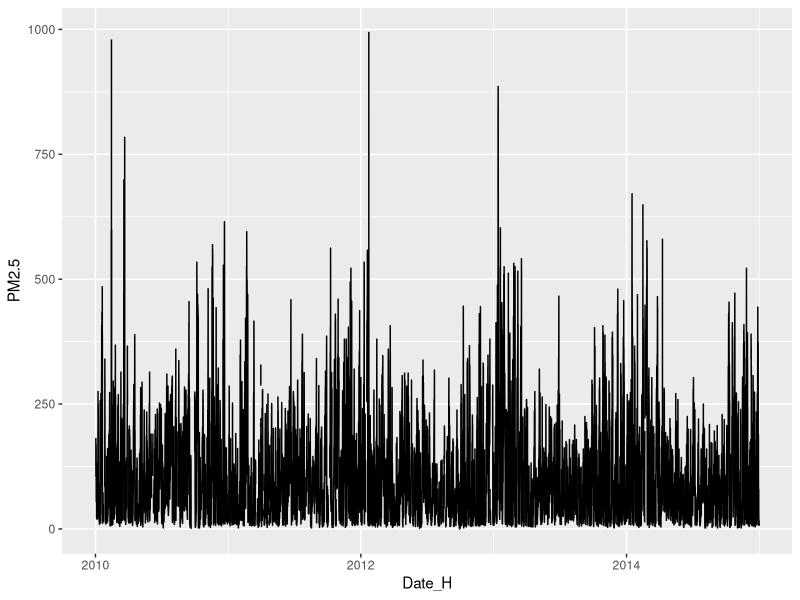
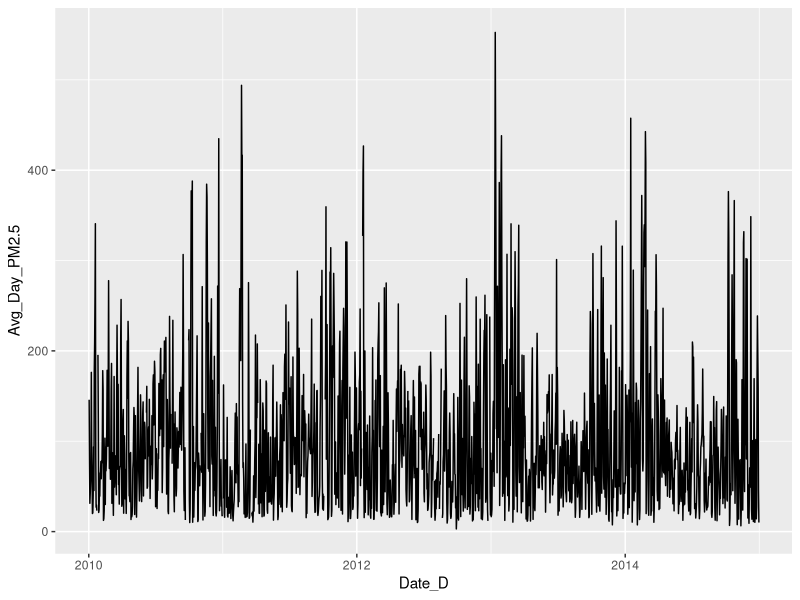
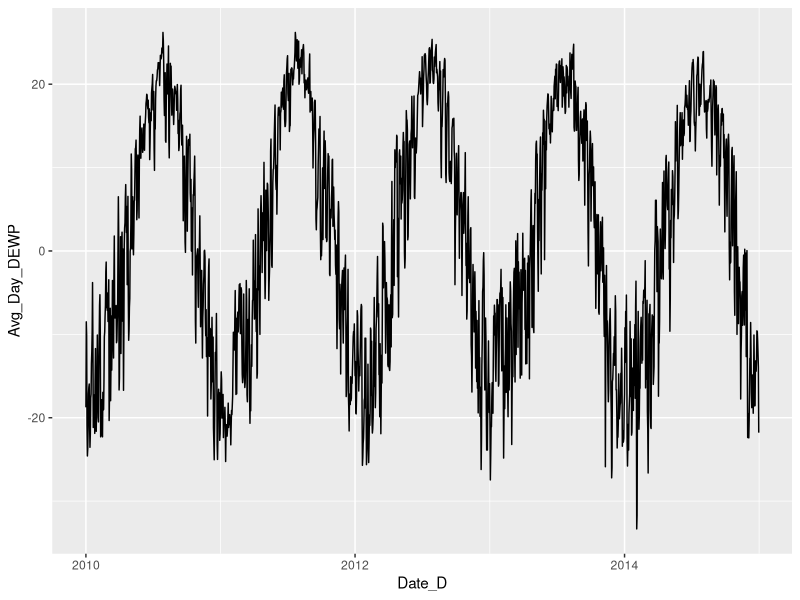
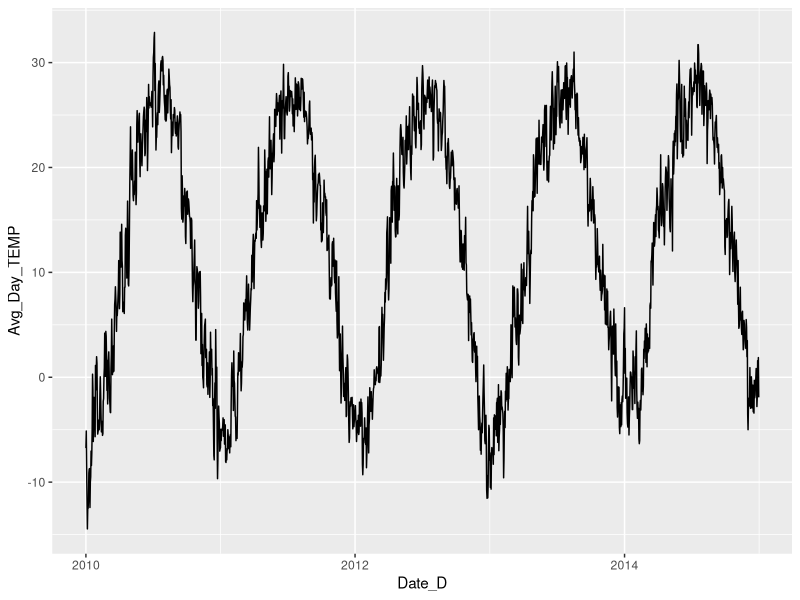
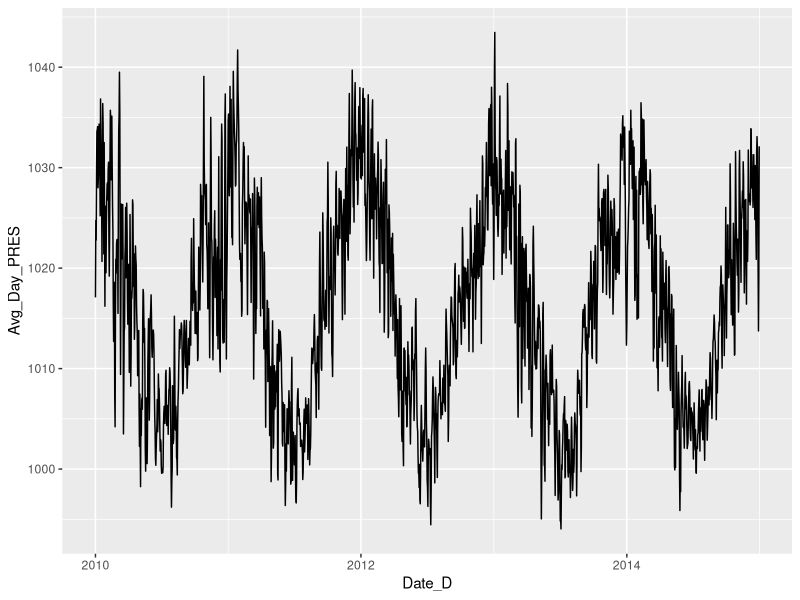
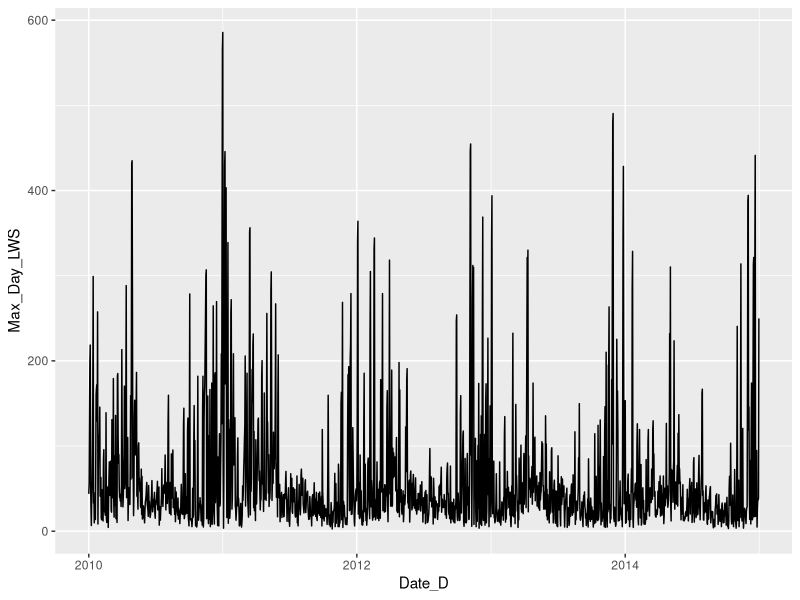
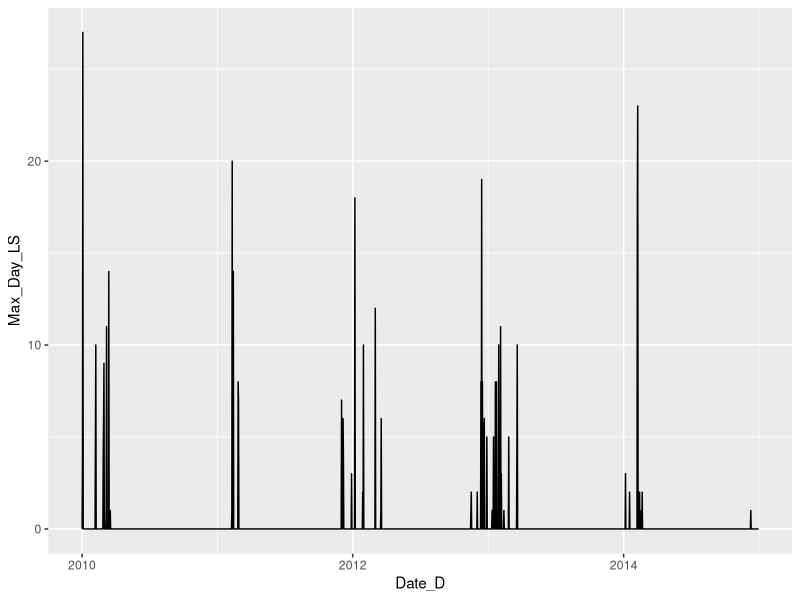
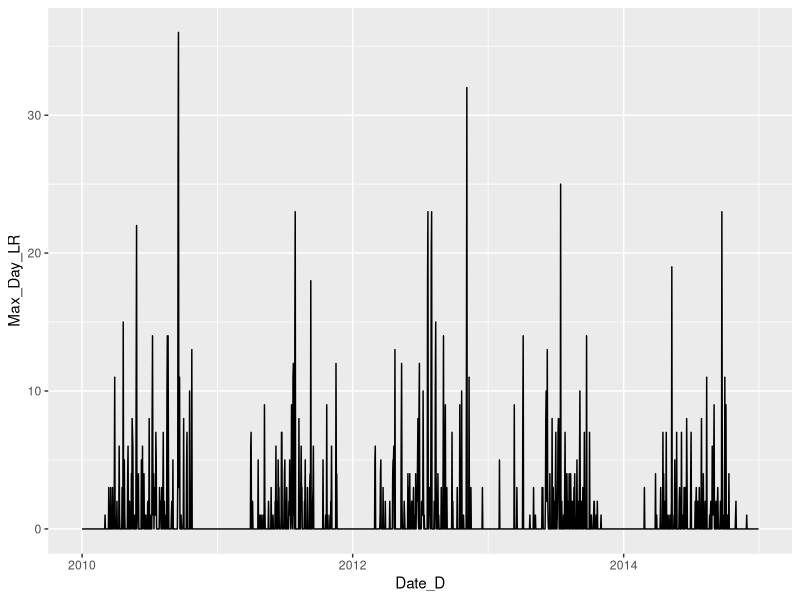

Source code (R) for these figures, in order:
## ---- chunk 1
knitr::opts_chunk$set(echo = TRUE)
## ---- chunk 2
#load libraries
library("tidyverse")
library("lubridate")
library("ggplot2")
library(dplyr)

## ---- chunk 3
#Read and check data
Pollution<-read.csv("Final Project Data.csv",header=TRUE)
head(Pollution)
names(Pollution)
summary(Pollution)
# Change TEMP and PRES as numeric
Pollution$TEMP<-as.numeric(Pollution$TEMP)
Pollution$PRES<-as.numeric(Pollution$PRES)
summary(Pollution)
#Create date-time column for hourly data
Pollution$Date_H=with(Pollution, ymd_h(paste(Year, Month, Day, Hour, sep= ' ')))
#Create date column for daily data
Pollution$Date_D=with(Pollution, ymd(paste(Year, Month, Day)))
Pollution
#Hourly Plots
Pollution %>% 
  ggplot(aes(Date_H,PM2.5))+ geom_line()
# Build Daily data
Pollution_Daily<-Pollution %>%
  group_by(Date_D) %>%
  summarise(
  Avg_Day_PM2.5=mean(PM2.5,na.rm=TRUE),
  Avg_Day_DEWP=mean(DEWP,na.rm=TRUE),
  Avg_Day_TEMP=mean(TEMP,na.rm=TRUE),
  Avg_Day_PRES=mean(PRES,na.rm=TRUE),
  Max_Day_LWS=max(LWS,na.rm=TRUE),
  Max_Day_LS=max(LS,na.rm=TRUE),
  Max_Day_LR=max(LR,na.rm=TRUE),
  Max_Day_CBWD=nth(CBWD,which.max(LWS)))
Pollution_Daily# Convert Daily table to a data frame
Pollution_Daily=as.data.frame(Pollution_Daily)
# Check data structure and data summary
str(Pollution_Daily)
summary(Pollution_Daily)
# Daily Plots
 ggplot(Pollution_Daily, aes(Date_D, Avg_Day_PM2.5)) +
  geom_line()
 ggplot(Pollution_Daily, aes(Date_D, Avg_Day_DEWP)) +
  geom_line() 
ggplot(Pollution_Daily, aes(Date_D, Avg_Day_TEMP)) +
  geom_line()
ggplot(Pollution_Daily, aes(Date_D, Avg_Day_PRES)) +
  geom_line()
ggplot(Pollution_Daily, aes(Date_D, Max_Day_LWS)) +
  geom_line()
ggplot(Pollution_Daily, aes(Date_D, Max_Day_LS)) +
  geom_line()
ggplot(Pollution_Daily, aes(Date_D, Max_Day_LR)) +
  geom_line()
#Use functions year, month and day to create Year, Month and Day Columns
Pollution_Daily$Year=year(Pollution_Daily$Date_D)
Pollution_Daily$Month=month(Pollution_Daily$Date_D)
Pollution_Daily$Day=day(Pollution_Daily$Date_D)
head(Pollution_Daily)
#Fix NaN values in PM2.5 and set to NAs
Pollution_Daily$Avg_Day_PM2.5[is.nan(Pollution_Daily$Avg_Day_PM2.5)]<-NA
